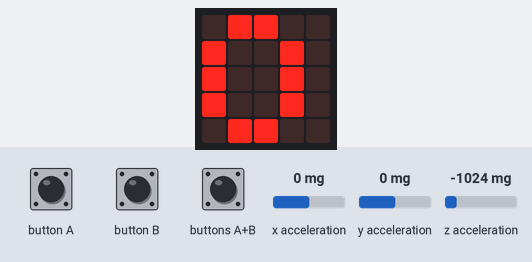
Bench run of a program on a simulated BBC micro:bit (MakeCode). On the bench: the board's 5×5 LED display. The test bench sets the inputs (shaded band); at power-on: x acceleration 0 mg, y acceleration 0 mg, z acceleration -1024 mg.

Above: at 1.9 s.
2.0 s: button A pressed for 0.15 s
At 3.6 s:
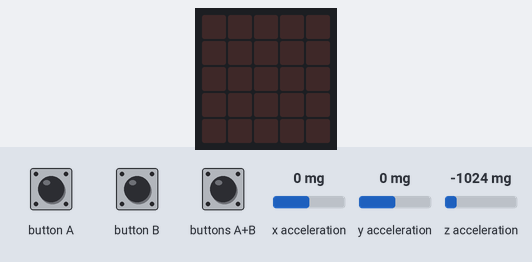
4.4 s: buttons A+B pressed for 0.15 s
At 5.4 s:
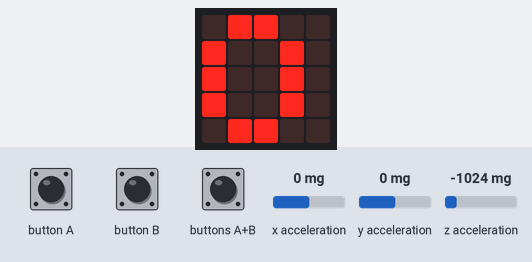
6.0 s: button B pressed for 0.15 s
At 6.6 s:
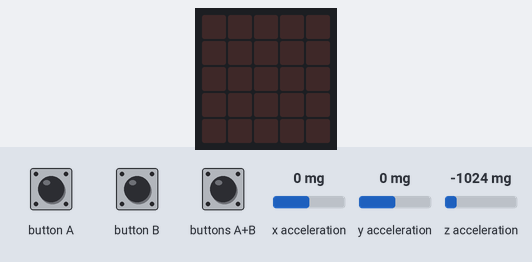
Timing chart, 0 to 9.0 s (numbered marks = the images above; inputs shaded):
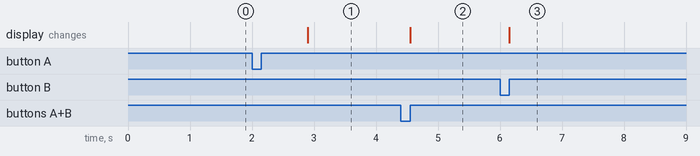

Measured:
- after the input at 2.0 s, the display: changes after 0.90 s (image 1)
- after the input at 4.4 s, the display: changes after 0.15 s (image 2)
- after the input at 6.0 s, the display: changes after 0.15 s (image 3)

The program:

main.ts
```typescript
input.onButtonPressed(Button.A, function () {
    basic.showNumber(pasos)
    basic.clearScreen()
})
input.onButtonPressed(Button.AB, function () {
    basic.showNumber(0.76 * pasos)
})
input.onButtonPressed(Button.B, function () {
    pasos = 0
    basic.clearScreen()
})
let pasos = 0
pasos = 0
basic.showNumber(0)
basic.forever(function () {
    if (pasos == 100) {
        music.playMelody("A B G E C5 A G F ", 120)
    }
    if (input.acceleration(Dimension.X) > 1500) {
        pasos += 2
        basic.pause(200)
    }
    if (input.acceleration(Dimension.Y) > 1500) {
        pasos += 2
        basic.pause(200)
    }
    if (input.acceleration(Dimension.Z) > 1500) {
        pasos += 2
        basic.pause(200)
    }
})
```

test.ts
```typescript
// aquí va el archivo "tests"; esto no se compilará cuando este paquete se utilice como una extensión.
```
